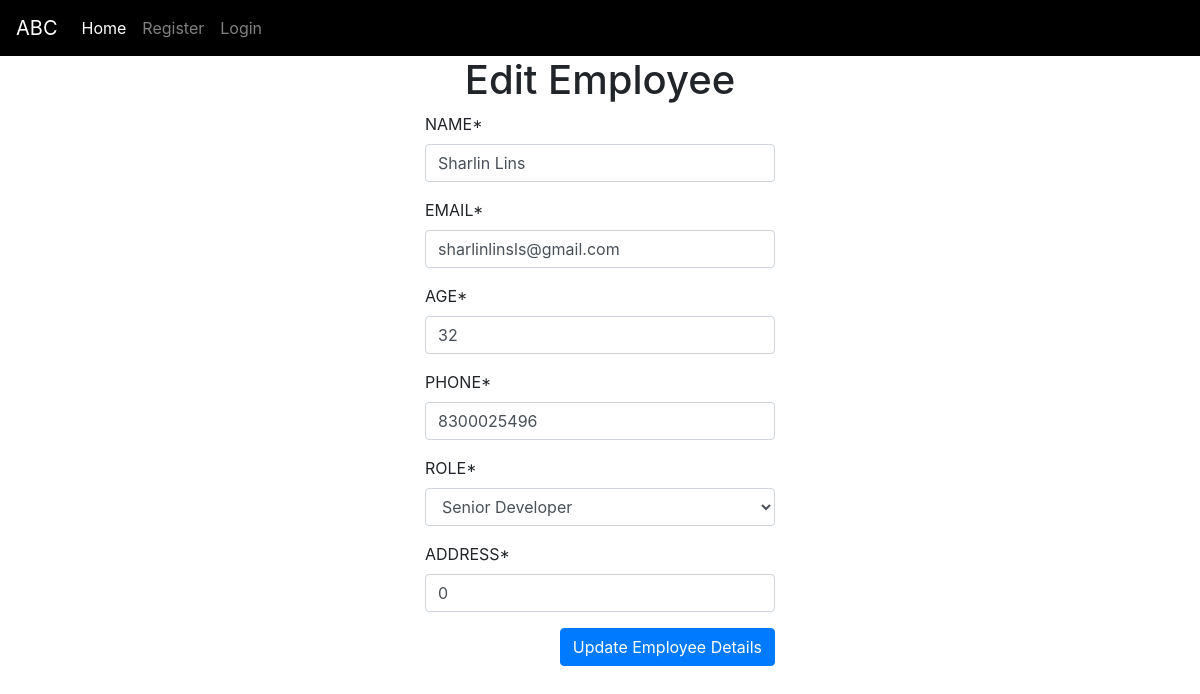
The app's page /manageemployee/1 with its own data.
### employee/models.py (models this page shows, shortened)
class Employee(models.Model):
    ROLE = (
        ('Senior Developer', 'Senior Developer'),
        ('Junior Developer', 'Junior Developer'),
        ('Software Tester', 'Software Tester')
    )
    name = models.CharField(
        max_length = 50,
        verbose_name = 'NAME',
        validators =[
            v.MinLengthValidator(3, 'Name should be 3 chars long'),
            v.MaxLengthValidator(50, 'Name shoild not be longer than 50 chars')
        ]
    )
    email = models.CharField(
        max_length = 50,
        verbose_name = 'EMAIL',
        unique = True,
        validators =[
            v.MinLengthValidator(5, 'Name should be 5 chars long'),
            v.MaxLengthValidator(50, 'Name shoild not be longer than 50 chars'),
            v.EmailValidator("Invalid Email")
        ]
    )
    age = models.IntegerField(
        verbose_name = 'AGE',
        validators =[
            v.MinValueValidator(20, 'Age should be above 20'),
            v.MaxValueValidator(70, 'Age should be below 70'),
        ]
    )
    phone = models.BigIntegerField(
        verbose_name = 'PHONE',
        default = 0,
        unique = True,
        validators =[
            v.MinValueValidator(6666666666, 'Invalid Phone Number'),
            v.MaxValueValidator(9999999999, 'Invalid Phone Number'),
        ]
    )
    role = models.CharField(
        max_length = 100,
        verbose_name = 'ROLE',
        choices = ROLE
    )
    address = models.CharField(
        max_length = 255,
        verbose_name = 'ADDRESS',
        default = 0
    )

### employee/views.py (the view, shortened to what this page needs)
# urls.py: path('manageemployee/<int:id>', v.manage_employee, name='employee_manage'),
def manage_employee(request, id):
    if request.method == "GET":
        emp = Employee.objects.get(pk=id)
        nef = MNewEmployeeForm(instance=emp)
        return render(request, 'employee_manage.html', {'form': nef})

### employee/forms.py
class MNewEmployeeForm(ModelForm):
    class Meta:
        model=Employee
        fields="__all__"

### employee/templates/employee_manage.html
{% extends "employee_base.html" %}
{% load crispy_forms_tags %}
{% block content %}
<h1 class="text-center">Edit Employee</h1>
<div class="container">
  <div class="row">
    <div class="col-sm-4 offset-md-4">
      <form action="" method="POST">
        {{ form|crispy }} {% csrf_token %}
        <div class="row">
          <div class="col">
            <button type="submit" class="btn btn-primary" style="float: right">
              Update Employee Details
            </button>
          </div>
        </div>
      </form>
    </div>
  </div>
</div>
{% endblock content %}

### records on screen
Employee: name "Sharlin Lins", email "sharlinlinsls@gmail.com", age "32", phone "8300025496", role "Senior Developer", address "0"
